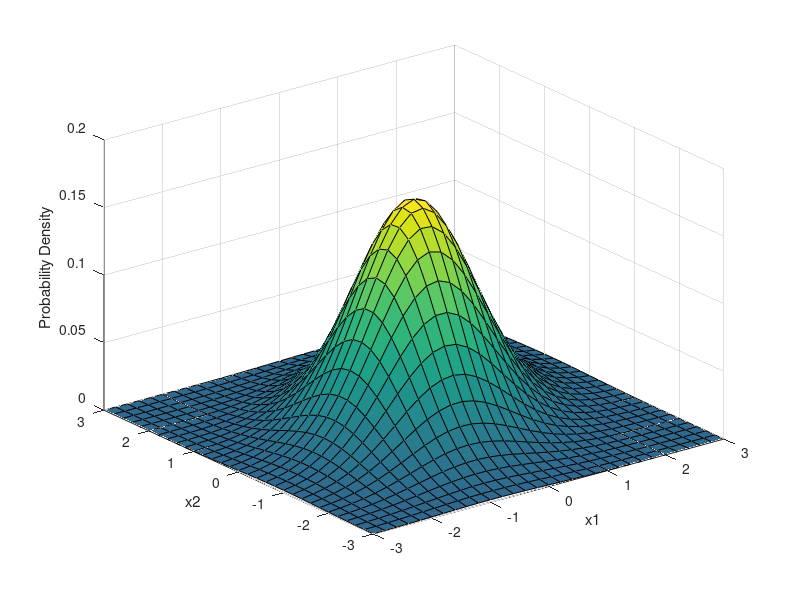

This chart was generated by the following MATLAB code:
mu = [0 0];
Sigma = [1 0.3; 0.3 1];
x1 = -3:0.2:3;
x2 = -3:0.2:3;
[X1,X2] = meshgrid(x1,x2);
X = [X1(:) X2(:)];
y = mvnpdf(X,mu,Sigma);
y = reshape(y,length(x2),length(x1));
surf(x1,x2,y)
caxis([min(y(:))-0.5*range(y(:)),max(y(:))])
axis([-3 3 -3 3 0 0.2])
xlabel('x1')
ylabel('x2')
zlabel('Probability Density')